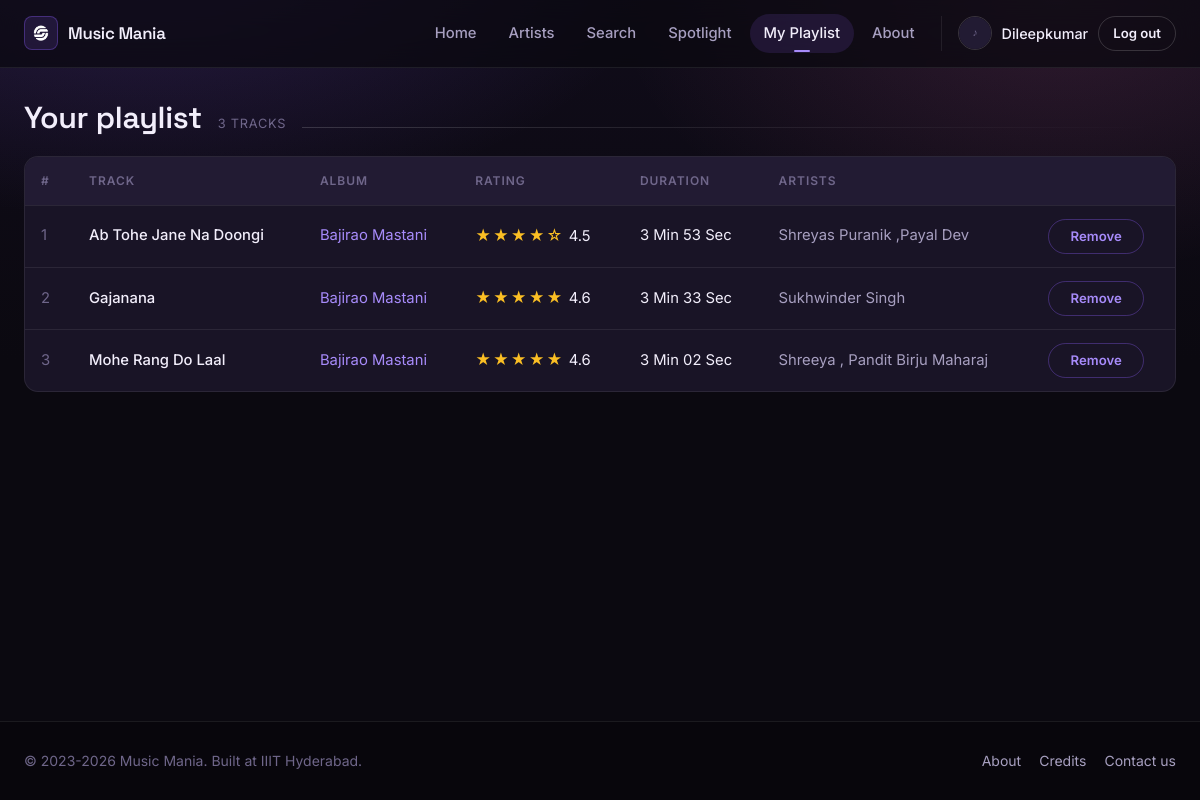
Page /playlist (signed in) on the committed database.
### tables this page shows
CREATE TABLE "Users" (
	"userid"	INTEGER UNIQUE,
	"username"	TEXT,
	"img_url"	TEXT,
	"playlist"	TEXT,
	"firstname"	INTEGER,
	"lastname"	INTEGER,
	"password"	INTEGER,
	PRIMARY KEY("userid" AUTOINCREMENT)
);

CREATE TABLE "Songs" (
	"uniqid"	INTEGER UNIQUE,
	"name"	TEXT,
	"album_name"	TEXT,
	"album_id"	INTEGER,
	"rating"	REAL,
	"duration"	TEXT,
	"artists"	TEXT,
	PRIMARY KEY("uniqid" AUTOINCREMENT)
);

### app/blueprints/main.py (the view)
@bp.route("/playlist")
@login_required
def playlist():
    return render_template("playlist.html", songs=users_repo.playlist_songs(g.user["userid"]))

### app/__init__.py (called while the page is built)
def _register_hooks(app: Flask) -> None:
    @app.before_request
    def load_current_user() -> None:
        user_id = session.get(SESSION_KEY)
        g.user = users_repo.get(user_id) if user_id is not None else None
        if user_id is not None and g.user is None:
            session.pop(SESSION_KEY, None)
    @app.context_processor
    def inject_user() -> dict:
        return {"current_user": g.get("user")}

def _register_filters(app: Flask) -> None:
    import os
    from flask import url_for
    PLACEHOLDER = "img/placeholder.svg"
    @app.template_filter("media")
    def media(path: str | None) -> str:
        cleaned = (path or "").strip().lstrip("/")
        if not cleaned or not os.path.isfile(os.path.join(app.static_folder, cleaned)):
            cleaned = PLACEHOLDER
        return url_for("static", filename=cleaned)
    @app.template_filter("tidy")
    def tidy(value: object) -> str:
        return " ".join(str(value or "").split())
    @app.template_filter("stars")
    def stars(rating: object, out_of: int = 5) -> str:
        try:
            filled = max(0, min(out_of, int(round(float(rating or 0)))))
        except (TypeError, ValueError):
            filled = 0
        return "★" * filled + "☆" * (out_of - filled)

### app/database.py (called while the page is built)
def get_db() -> sqlite3.Connection:
    if "db" not in g:
        g.db = sqlite3.connect(
            current_app.config["DATABASE"],
            detect_types=sqlite3.PARSE_DECLTYPES,
        )
        g.db.row_factory = sqlite3.Row
        g.db.execute("PRAGMA foreign_keys = ON")
    return g.db

def query_all(sql: str, params: Sequence[Any] = ()) -> list[sqlite3.Row]:
    return get_db().execute(sql, params).fetchall()

def query_one(sql: str, params: Sequence[Any] = ()) -> sqlite3.Row | None:
    return get_db().execute(sql, params).fetchone()

### app/repositories/users.py (called while the page is built)
def get(user_id: int) -> sqlite3.Row | None:
    return query_one(
        "SELECT userid, username, img_url, firstname, lastname FROM Users WHERE userid = ?",
        (user_id,),
    )

def playlist_songs(user_id: int) -> list[sqlite3.Row]:
    return query_all(
        """
        SELECT s.uniqid, s.name, s.album_name, s.album_id, s.rating, s.duration, s.artists
        FROM PlaylistEntries p
        JOIN Songs s ON s.uniqid = p.song_id
        WHERE p.userid = ?
        ORDER BY p.added_at DESC, s.name
        """,
        (user_id,),
    )

### app/templates/playlist.html (shortened to what this page needs)
{% extends "base.html" %}
{% block content %}
{% with title = 'Your playlist', count = songs | length ~ ' track' ~ ('' if songs | length == 1 else 's') %}
  {% include "partials/_section_head.html" %}
{% endwith %}
{% if songs %}
  <div class="table-wrap">
    <table class="data">
      <thead>
        <tr>
          <th class="num">#</th>
          <th>Track</th>
          <th>Album</th>
          <th>Rating</th>
          <th>Duration</th>
          <th>Artists</th>
          <th><span class="visually-hidden">Actions</span></th>
        </tr>
      </thead>
      <tbody>
        {% for song in songs %}
          <tr data-playlist-row="{{ song['uniqid'] }}">
            <td class="num">{{ loop.index }}</td>
            <td class="track-name">{{ song['name'] | tidy }}</td>
            <td><a href="{{ url_for('catalog.album', album_id=song['album_id']) }}">{{ song['album_name'] | tidy }}</a></td>
            <td><span class="stars">{{ song['rating'] | stars }}</span> {{ song['rating'] }}</td>
            <td>{{ song['duration'] | tidy }}</td>
            <td class="muted">{{ song['artists'] | tidy }}</td>
            <td>
              {% with in_playlist = true %}{% include "partials/_playlist_button.html" %}{% endwith %}
            </td>
          </tr>
        {% endfor %}
      </tbody>
    </table>
  </div>
{% else %}
  <p class="empty">
    <span class="empty__icon">&#9834;</span>
    Nothing here yet. Add tracks from an album page or the home page.
    <a class="btn btn--ghost btn--sm" href="{{ url_for('main.index') }}">Browse top songs</a>
  </p>
{% endif %}
{% endblock %}

### app/templates/partials/_header.html (shortened to what this page needs)
{% set nav_items = [
  ('main.index',        'Home'),
  ('catalog.artists',   'Artists'),
  ('main.search',       'Search'),
  ('catalog.spotlight', 'Spotlight'),
  ('main.playlist',     'My Playlist'),
  ('main.about',        'About'),
] %}
<header class="site-header">
  <div class="site-header__inner">
    <a class="brand" href="{{ url_for('main.index') }}">
      <span class="brand__badge">
        <img class="logo-mono" src="{{ url_for('static', filename='img/logo-mark.png') }}" alt="">
      </span>
      <span class="brand__name">Music Mania</span>
    </a>
    <nav class="nav" id="primary-nav" aria-label="Primary">
      {% for endpoint, label in nav_items %}
        <a class="nav__link {{ 'is-active' if request.endpoint == endpoint }}"
           href="{{ url_for(endpoint) }}"
           {% if request.endpoint == endpoint %}aria-current="page"{% endif %}>{{ label }}</a>
      {% endfor %}
      {% if current_user %}
        <div class="user-menu">
          <img class="user-menu__avatar" src="{{ current_user['img_url'] | media }}"
               alt="" width="34" height="34">
          <span class="user-menu__name">{{ current_user['firstname'] }}</span>
          <a class="btn btn--ghost btn--sm" href="{{ url_for('auth.logout') }}">Log out</a>
        </div>
      {% endif %}
    </nav>
  </div>
</header>

### app/templates/partials/_playlist_button.html
<button type="button"
        class="btn btn--ghost btn--sm btn-playlist"
        data-playlist-toggle
        data-song-id="{{ song['uniqid'] }}"
        data-song-name="{{ song['name'] | tidy }}"
        aria-pressed="{{ 'true' if in_playlist else 'false' }}">
  <span class="btn-playlist__label" data-add="Add" data-remove="Remove"></span>
</button>

### app/static/css/tokens.css (style rules this page uses)
:root { --bg: #0b0910; --bg-elevated: #141020; --surface: #191426; --surface-2: #221b33; --surface-3: #2d2442; --brand: #8b5cf6; --brand-strong: #a78bfa; --brand-deep: #47266b; --brand-soft: rgba(139, 92, 246, 0.14); --brand-line: rgba(139, 92, 246, 0.35); --accent: #f472b6; --gold: #fbbf24; --success: #34d399; --danger: #f87171; --text: #f2eefb; --text-muted: #a79fc0; --text-dim: #6f668a; --border: rgba(255, 255, 255, 0.08); --border-strong: rgba(255, 255, 255, 0.16); --radius-sm: 8px; --radius: 14px; --radius-lg: 20px; --radius-pill: 999px; --shadow-sm: 0 1px 2px rgba(0, 0, 0, 0.4); --shadow: 0 10px 30px rgba(0, 0, 0, 0.45); --shadow-lg: 0 24px 60px rgba(0, 0, 0, 0.55); --font: "Inter", "Segoe UI", system-ui, -apple-system, sans-serif; --font-display: "Space Grotesk", "Inter", system-ui, sans-serif; --header-height: 68px; --page-max: 1200px; --ease: cubic-bezier(0.22, 1, 0.36, 1); }

### app/static/css/base.css (style rules this page uses)
*, *::before, *::after { box-sizing: border-box; }
* { margin: 0; }
html { scroll-behavior: smooth; scroll-padding-top: calc(var(--header-height) + 16px); }
body { min-height: 100vh; display: flex; flex-direction: column; font-family: var(--font); font-size: 16px; line-height: 1.6; color: var(--text); background: var(--bg); -webkit-font-smoothing: antialiased; }
body::before { content: ""; position: fixed; inset: 0; z-index: -1; background: radial-gradient(900px 500px at 12% -10%, rgba(139, 92, 246, 0.22), transparent 60%), radial-gradient(800px 500px at 88% 0%, rgba(244, 114, 182, 0.14), transparent 55%), linear-gradient(180deg, #100c1a 0%, var(--bg) 45%); }
img, svg, video { display: block; max-width: 100%; }
a { color: var(--brand-strong); text-decoration: none; }
button, input, select, textarea { font: inherit; color: inherit; }
.muted { color: var(--text-muted); }
.logo-mono { filter: brightness(0) invert(1); }

### rows in the picture
Users: firstname "Dileepkumar"
Songs: name|tidy "Ab Tohe Jane Na Doongi", album_name|tidy "Bajirao Mastani", rating|stars "★★★★☆", rating "4.5", duration|tidy "3 Min 53 Sec", artists|tidy "Shreyas Puranik ,Payal Dev"
Songs: name|tidy "Gajanana", album_name|tidy "Bajirao Mastani", rating|stars "★★★★★", rating "4.6", duration|tidy "3 Min 33 Sec", artists|tidy "Sukhwinder Singh"
Songs: name|tidy "Mohe Rang Do Laal", album_name|tidy "Bajirao Mastani", rating|stars "★★★★★", rating "4.6", duration|tidy "3 Min 02 Sec", artists|tidy "Shreeya , Pandit Birju Maharaj"

### other values in the picture
{{ label }} "Home" "Artists" "Search" "Spotlight" "My Playlist" "About"
{{ title }} "Your playlist"
{{ count }} "3 TRACKS"
{{ 2023 }} "2023"
